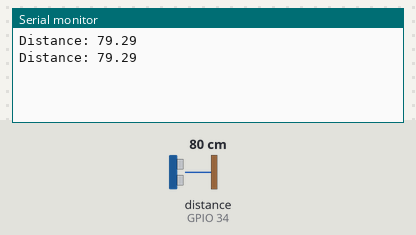
A sketch run on a simulated ESP32. Shown: the last lines printed to the serial monitor. Wiring (inferred from the names in the program): ultrasonic range finder: trigger GPIO 25; echo GPIO 34. The inputs (shaded band) are chosen by the test bench; at power-on: distance to the obstacle (sensor on GPIO 34) 80 cm. The echo pulse lasts 58.3 µs per cm.

Above: at 1.8 s.
1.9 s: distance to the obstacle (sensor on GPIO 34) set to 2 cm
At 2.8 s:
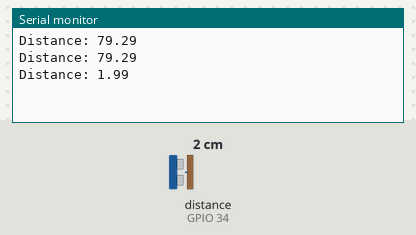
3.4 s: distance to the obstacle (sensor on GPIO 34) set to 4 cm
At 4.8 s:
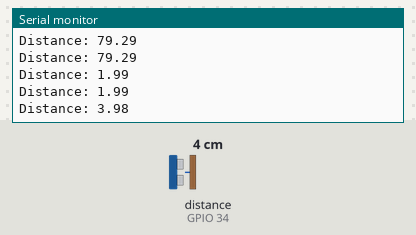
Timing chart, 0 to 6.4 s (numbered marks = the images above; inputs shaded):
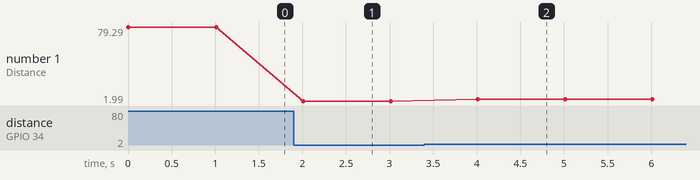

Measured:
- after the input at 1.9 s, the serial monitor: prints a new line after 0.11 s (image 1)
- after the input at 3.4 s, the serial monitor: prints a new line after 0.61 s (image 2)
- plotted number 1: 79.29 → 1.99 after the input at 1.9 s, 1.99 → 3.98 after the input at 3.4 s

The sketch:

Ultrasonic.ino
```cpp
#include <Arduino.h>

#define ECHO_PIN 34
#define TRIG_PIN 25

void setup()
{
  Serial.begin(115200);

  pinMode(TRIG_PIN, OUTPUT);
  pinMode(ECHO_PIN, INPUT);
}

void loop()
{
  digitalWrite(TRIG_PIN, LOW);
  delayMicroseconds(2);

  digitalWrite(TRIG_PIN, HIGH);
  delayMicroseconds(10);
  digitalWrite(TRIG_PIN, LOW);

  uint32_t duration = pulseIn(ECHO_PIN, HIGH);

  float distance = duration * 0.034f / 2.f;

  Serial.print("Distance: ");
  Serial.println(distance);

  delay(1000);
}
```
